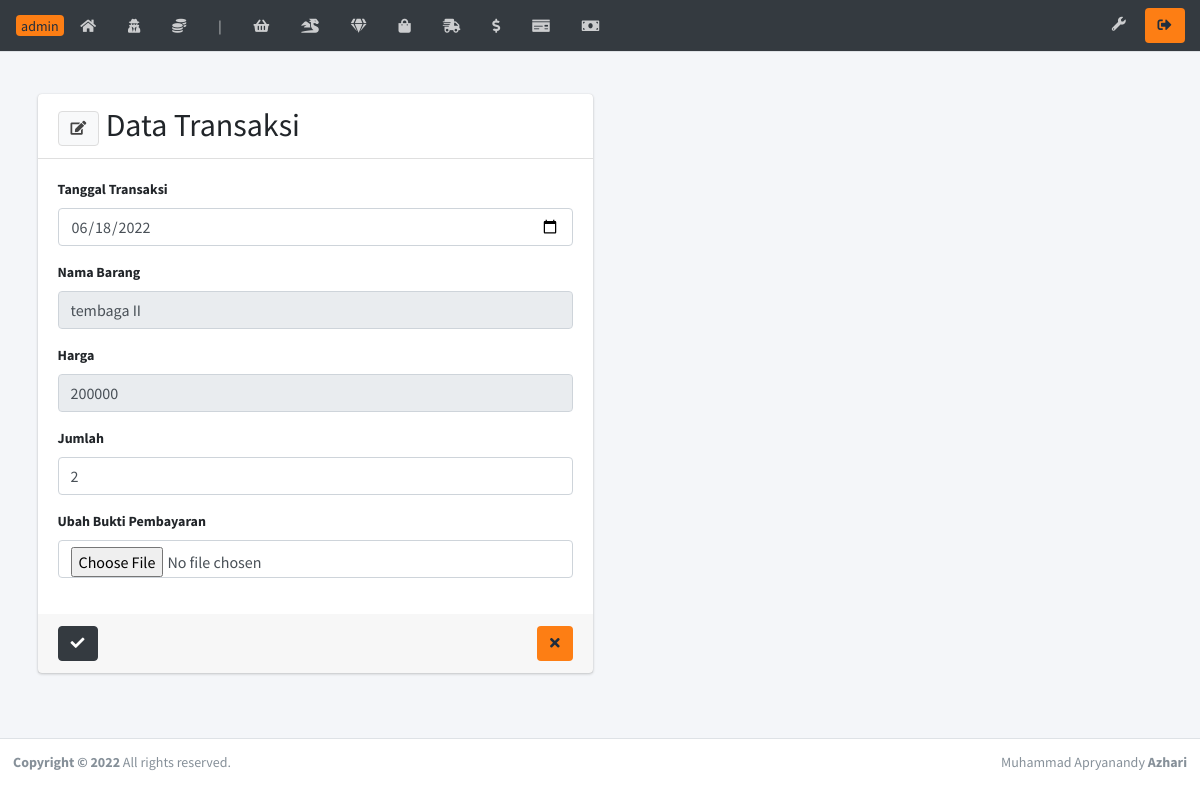
/brs46/transaksi_edit.php?idtransaksi=3, run on the app's committed database.
### tables this page shows
CREATE TABLE `transaksi` (
  `idtransaksi` int(5) NOT NULL,
  `idbarang` int(5) NOT NULL,
  `id` int(5) NOT NULL,
  `tgltransaksi` date NOT NULL,
  `jumlahnya` int(5) NOT NULL,
  `total` int(11) NOT NULL,
  `gambar` text NOT NULL
);

CREATE TABLE `barang` (
  `idbarang` int(5) NOT NULL,
  `kode` varchar(10) NOT NULL,
  `namabarang` varchar(80) NOT NULL,
  `jenis` varchar(50) NOT NULL,
  `jumlah` int(5) NOT NULL,
  `harga` double NOT NULL,
  `berat` varchar(5) NOT NULL
);

### brs46/transaksi_edit.php (the view, shortened to what this page needs)
<?php require('headernya.php');
	$idtransaksi = $_GET['idtransaksi'];
	$query = mysqli_query($kon, "SELECT * FROM `transaksi` INNER JOIN user ON transaksi.id = user.id INNER JOIN barang ON transaksi.idbarang = barang.idbarang WHERE idtransaksi = '$idtransaksi'");
	$data  = mysqli_fetch_array($query);
?>
  <div class="content-wrapper">
    <br><br>
    <section class="content">
      <div class="container">
        <div class="row">
          <div class="col-md-6 col-sm-12">
            <div class="card">
              <div class="card-header">
                <h2 style="display:inline;"><button class="btn btn-default" type="button" data-toggle="tooltip" data-placement="bottom" title="Ubah"><i class="fas fa-edit"></i></button> Data Transaksi</h2>
              </div>
              <div class="card-body">
                <form action="" method="POST" autocomplete="off" enctype="multipart/form-data">
                  <div class="form-group">
                    <label>Tanggal Transaksi</label>
                    <input type="date" class="form-control" name="tgltransaksi" value="<?= $data['tgltransaksi']?>">
                  </div>
                  <div class="form-group">
                    <label>Nama Barang</label>
                    <input type="text" class="form-control" value="<?= $data['namabarang']?>" readonly>
                  </div>
                  <div class="form-group">
                    <label>Harga</label>
                    <input type="number" class="form-control" name="harga" value="<?= $data['harga']?>" readonly>
                  </div>
                  <div class="form-group">
                    <label>Jumlah</label>
                    <input type="number" class="form-control" name="jumlahnya" value="<?= $data['jumlahnya']?>" max="<?= $data['jumlah']+$data['jumlahnya'] ?>" required>
                  </div>
                  <div class="form-group">
                    <label>Ubah Bukti Pembayaran</label>
                    <input type="file" class="form-control" name="foto">
                  </div>
                </div>
                <div class="card-footer">
                  <button type="submit" name="simpan" class="btn btn-dark" data-toggle="tooltip" data-placement="bottom" title="Simpan"><i class="fas fa-check"></i></button>
                  <button type="button" onclick="window.location='transaksi.php';" data-toggle="tooltip" data-placement="bottom" title="Kembali" class="btn bg-orange float-right">
                    <i class="fas fa-times"></i></button>
                </div>
            	</div>
            </div>
        </div>
      </section>
  </div>
<?php require('footernya.php') ?>

### data on the page
transaksi: tgltransaksi "06/18/2022", idbarang.namabarang "tembaga II", harga "200000", jumlahnya "2"
